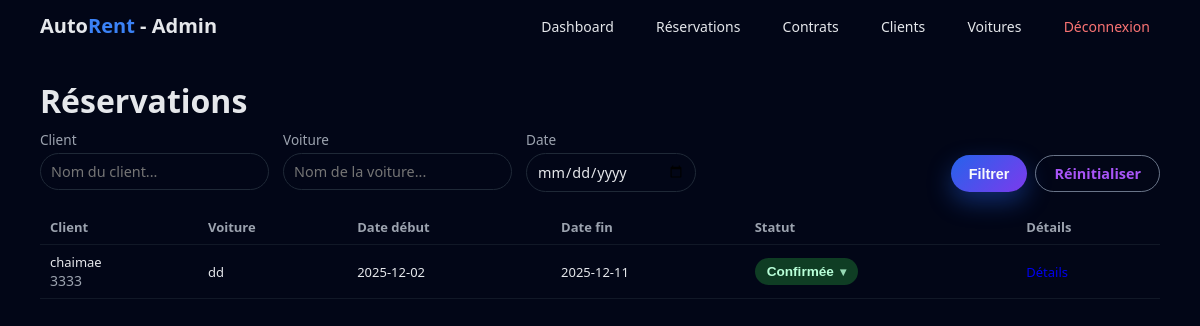
Before: /admin/reservations (signed in) with the older database file.
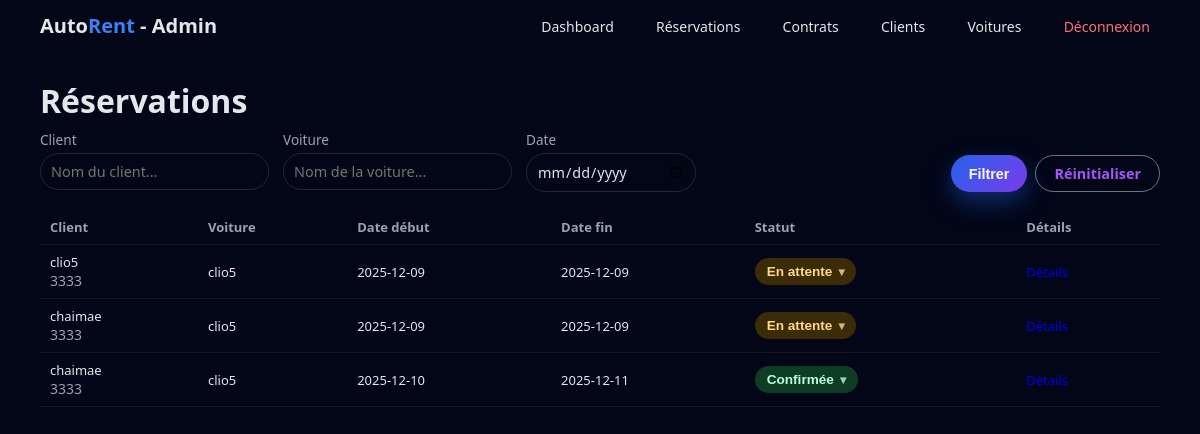
After: the same page with the newer database file.
### tables this page shows
CREATE TABLE demandes(
            id INTEGER PRIMARY KEY AUTOINCREMENT,
            nom TEXT,
            tel TEXT,
            email TEXT,
            ville TEXT,
            date_debut TEXT,
            date_fin TEXT,
            voiture TEXT,
            notes TEXT,
            statut TEXT DEFAULT 'En attente',
            created_at TEXT
        );

### app.py (the view)
@app.route("/admin/reservations")
def admin_reservations():
    if not require_admin():
        return redirect(url_for("login"))
    client_q = request.args.get("client", "").strip()
    voiture_q = request.args.get("voiture", "").strip()
    date_q = request.args.get("date", "").strip()
    conn = get_conn()
    cur = conn.cursor()
    base_sql = "SELECT * FROM demandes"
    where_clauses = []
    params = []
    if client_q:
        where_clauses.append("nom LIKE ?")
        params.append(f"%{client_q}%")
    if voiture_q:
        where_clauses.append("voiture LIKE ?")
        params.append(f"%{voiture_q}%")
    if date_q:
        where_clauses.append("(date_debut <= ? AND date_fin >= ?)")
        params.append(date_q)
        params.append(date_q)
    if where_clauses:
        base_sql += " WHERE " + " AND ".join(where_clauses)
    base_sql += " ORDER BY id DESC"
    cur.execute(base_sql, params)
    demandes = cur.fetchall()
    conn.close()
    return render_template("admin_reservations.html", demandes=demandes)

### app.py (called while the page is built)
def get_conn():
    conn = sqlite3.connect(DB_PATH, timeout=10)
    conn.row_factory = sqlite3.Row
    return conn

def require_admin():
    return bool(session.get("admin_ok"))

### templates/admin_reservations.html (shortened to what this page needs)
{% extends "base_admin.html" %}
{% block content %}
<h1>Réservations</h1>
<form method="get" class="admin-filter">
  <div class="admin-filter-group">
    <label>
      Client
      <input type="text" name="client" placeholder="Nom du client..."
             value="{{ request.args.get('client', '') }}">
    </label>
    <label>
      Voiture
      <input type="text" name="voiture" placeholder="Nom de la voiture..."
             value="{{ request.args.get('voiture', '') }}">
    </label>
    <label>
      Date
      <input type="date" name="date" value="{{ request.args.get('date', '') }}">
    </label>
  </div>
    <div class="admin-filter-actions">
    <button type="submit" class="btn-filter">Filtrer</button>
    <a href="{{ url_for('admin_reservations') }}"
       class="btn-filter btn-filter-secondary">
      Réinitialiser
    </a>
  </div>
</form>
<table class="tbl admin-table">
  <thead>
    <tr>
      <th>Client</th>
      <th>Voiture</th>
      <th>Date début</th>
      <th>Date fin</th>
      <th>Statut</th>
      <th>Détails</th>
    </tr>
  </thead>
  <tbody>
    {% for r in demandes %}
    <tr>
      <td>
        {{ r.nom }}<br>
        <span class="muted">{{ r.tel }}</span>
      </td>
      <td>{{ r.voiture }}</td>
      <td>{{ r.date_debut }}</td>
      <td>{{ r.date_fin }}</td>
      <td class="col-statut">
  <div class="statut-dropdown">
    <button type="button"
            class="status-badge statut-btn
            {% if r.statut == 'En attente' %}pending{% elif r.statut == 'Confirmée' %}confirmed{% else %}cancelled{% endif %}">
      {{ r.statut }}
      <span class="caret">▾</span>
    </button>
  </div>
</td>
      <td>
        <a class="btn-small" href="{{ url_for('admin_res_detail', rid=r.id) }}">Détails</a>
      </td>
    </tr>
    {% endfor %}
  </tbody>
</table>
{% endblock %}

Changed rows visible on the page:
added demandes: nom "clio5", tel "3333", voiture "clio5", date_debut "2025-12-09", date_fin "2025-12-09", statut "En attente"
added demandes: nom "chaimae", tel "3333", voiture "clio5", date_debut "2025-12-09", date_fin "2025-12-09", statut "En attente"
changed demandes "Confirmée": voiture "dd" → "clio5"; date_debut "2025-12-02" → "2025-12-10"
